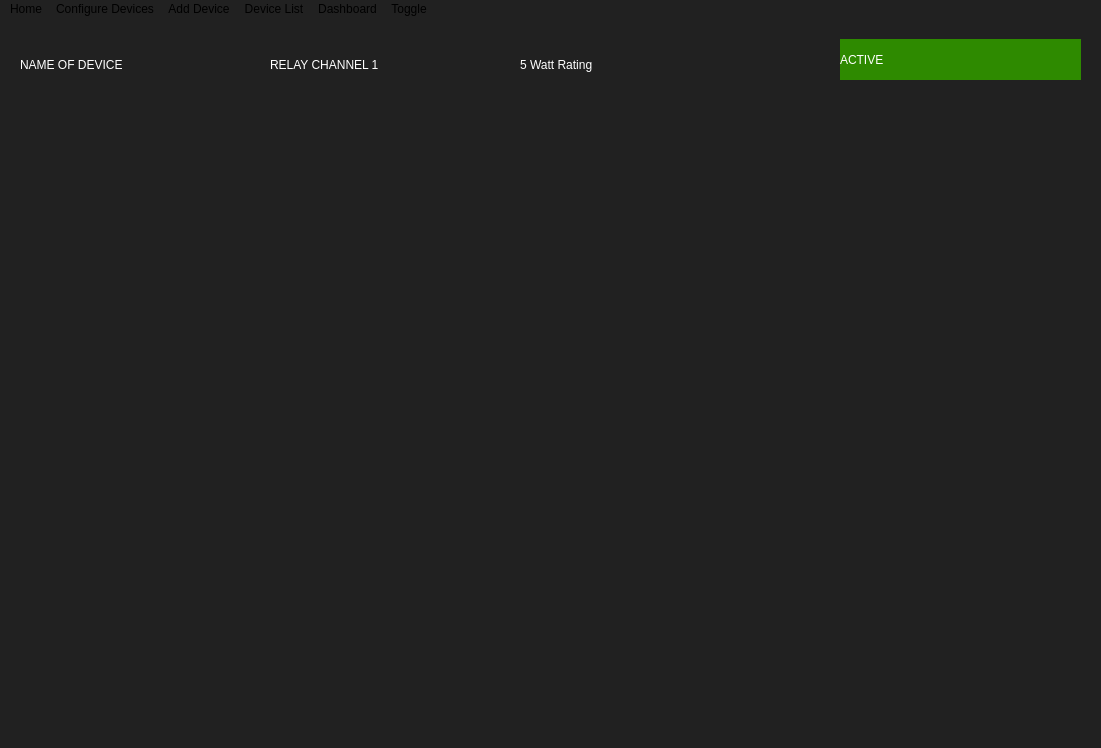
<?xml version="1.0" encoding="UTF-8"?>
<ui version="4.0">
 <class>MainWindow</class>
 <widget class="QMainWindow" name="MainWindow">
  <property name="geometry">
   <rect>
    <x>0</x>
    <y>0</y>
    <width>1101</width>
    <height>748</height>
   </rect>
  </property>
  <property name="windowTitle">
   <string>MainWindow</string>
  </property>
  <property name="styleSheet">
   <string notr="true">background-color: rgb(33, 33, 33);</string>
  </property>
  <widget class="QWidget" name="centralwidget">
   <widget class="QLabel" name="label">
    <property name="geometry">
     <rect>
      <x>270</x>
      <y>300</y>
      <width>521</width>
      <height>16</height>
     </rect>
    </property>
    <property name="text">
     <string>Usin pyqt graph the power consumption graph will be plotted in here</string>
    </property>
   </widget>
   <widget class="PlotWidget" name="widget" native="true">
    <property name="geometry">
     <rect>
      <x>20</x>
      <y>90</y>
      <width>1051</width>
      <height>591</height>
     </rect>
    </property>
   </widget>
   <widget class="QLabel" name="label_2">
    <property name="geometry">
     <rect>
      <x>20</x>
      <y>30</y>
      <width>221</width>
      <height>31</height>
     </rect>
    </property>
    <property name="styleSheet">
     <string notr="true">color: rgb(255, 255, 255);
font: 75 16pt &quot;MS Shell Dlg 2&quot;;</string>
    </property>
    <property name="text">
     <string>NAME OF DEVICE</string>
    </property>
   </widget>
   <widget class="QLabel" name="label_3">
    <property name="geometry">
     <rect>
      <x>270</x>
      <y>30</y>
      <width>241</width>
      <height>31</height>
     </rect>
    </property>
    <property name="styleSheet">
     <string notr="true">color: rgb(255, 255, 255);
font: 75 16pt &quot;MS Shell Dlg 2&quot;;</string>
    </property>
    <property name="text">
     <string>RELAY CHANNEL 1</string>
    </property>
   </widget>
   <widget class="QLabel" name="label_4">
    <property name="geometry">
     <rect>
      <x>520</x>
      <y>30</y>
      <width>241</width>
      <height>31</height>
     </rect>
    </property>
    <property name="styleSheet">
     <string notr="true">color: rgb(255, 255, 255);
font: 75 16pt &quot;MS Shell Dlg 2&quot;;</string>
    </property>
    <property name="text">
     <string>5 Watt Rating</string>
    </property>
   </widget>
   <widget class="QLabel" name="label_5">
    <property name="geometry">
     <rect>
      <x>840</x>
      <y>20</y>
      <width>241</width>
      <height>41</height>
     </rect>
    </property>
    <property name="styleSheet">
     <string notr="true">color: rgb(255, 255, 255);
background-color: rgb(46, 138, 0);
font: 75 16pt &quot;MS Shell Dlg 2&quot;;</string>
    </property>
    <property name="text">
     <string>ACTIVE</string>
    </property>
   </widget>
  </widget>
  <widget class="QMenuBar" name="menubar">
   <property name="geometry">
    <rect>
     <x>0</x>
     <y>0</y>
     <width>1101</width>
     <height>26</height>
    </rect>
   </property>
   <widget class="QMenu" name="menuHome">
    <property name="title">
     <string>Home</string>
    </property>
   </widget>
   <widget class="QMenu" name="menuConfigure_Devices">
    <property name="title">
     <string>Configure Devices</string>
    </property>
   </widget>
   <widget class="QMenu" name="menuAdd_Device">
    <property name="title">
     <string>Add Device</string>
    </property>
   </widget>
   <widget class="QMenu" name="menuDevice_List">
    <property name="title">
     <string>Device List</string>
    </property>
   </widget>
   <widget class="QMenu" name="menuDashboard">
    <property name="title">
     <string>Dashboard</string>
    </property>
   </widget>
   <widget class="QMenu" name="menuToggle">
    <property name="title">
     <string>Toggle</string>
    </property>
   </widget>
   <addaction name="menuHome"/>
   <addaction name="menuConfigure_Devices"/>
   <addaction name="menuAdd_Device"/>
   <addaction name="menuDevice_List"/>
   <addaction name="menuDashboard"/>
   <addaction name="menuToggle"/>
  </widget>
  <widget class="QStatusBar" name="statusbar"/>
 </widget>
 <customwidgets>
  <customwidget>
   <class>PlotWidget</class>
   <extends>QWidget</extends>
   <header>pyqtgraph</header>
   <container>1</container>
  </customwidget>
 </customwidgets>
 <resources/>
 <connections/>
</ui>
